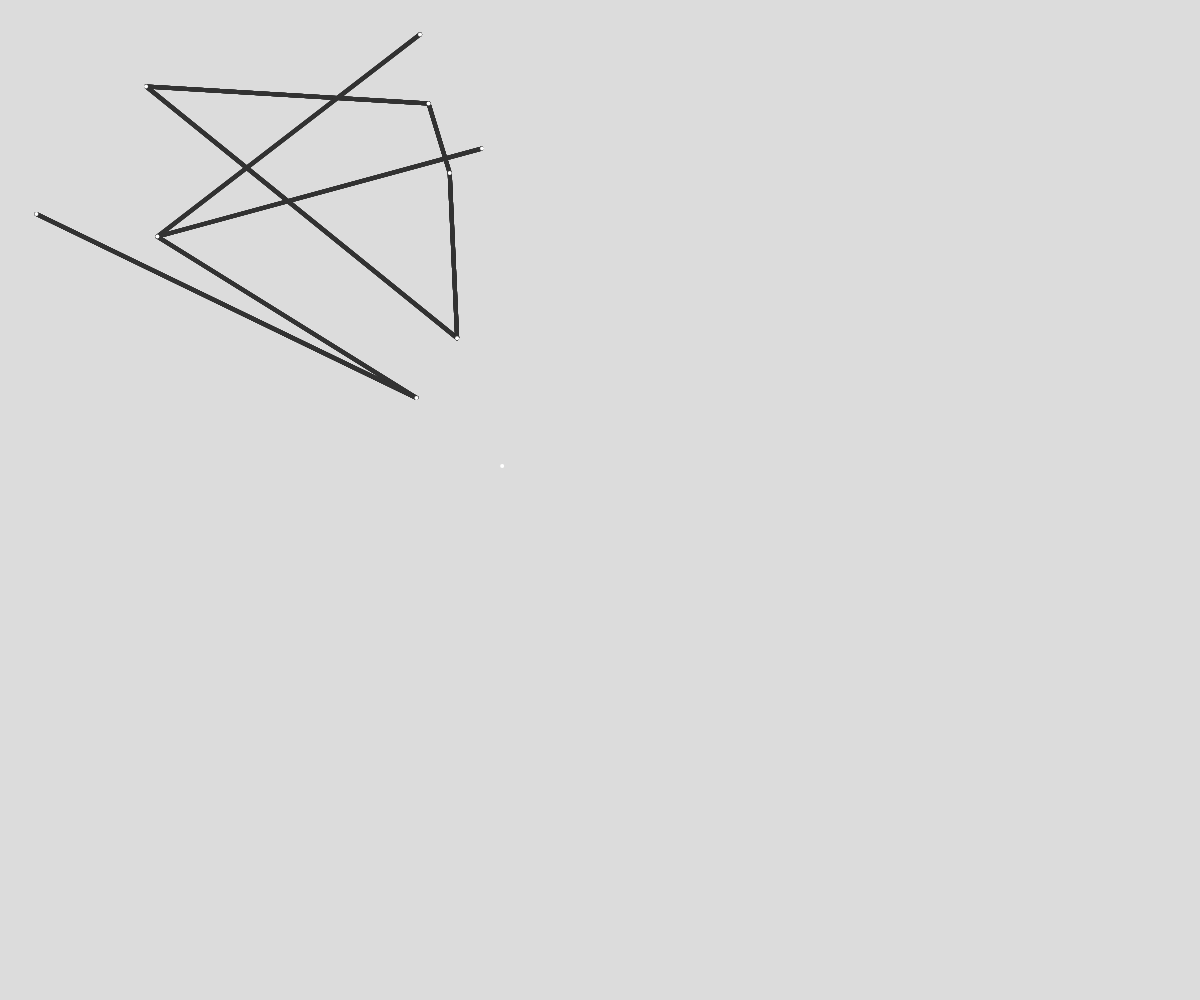
Frame 1 (no input)
Frame 60 (no input): identical to frame 1, image omitted
Frame 120 (the mouse pressed at the canvas centre since frame 60): identical to frame 1, image omitted

The p5.js sketch that drew this single still picture (run headless with seeded random() and noise() and a simulated clock; from frame 60 on, the mouse is pressed at the canvas centre):

// p5.js sketch
// ── sketch.js
let stars = []
let lines = []
let H = window.innerHeight
let W = window.innerWidth

function ccw(A, B, C) {
  // takes points
  return (C.y - A.y) * (B.x - A.x) > (B.y - A.y) * (C.x - A.x)
}

function intersect(A, B, C, D) {
  // console.log(ccw(A, C, D), ccw(B, C, D), ccw(A, B, C), ccw(A, B, D))
  return ccw(A, C, D) != ccw(B, C, D) && ccw(A, B, C) != ccw(A, B, D)
}

function setup() {
  createCanvas(W, H);

  for (let i = 0; i < 10; i++) {
    stars.push({ x: random(W / 2), y: random(H / 2) })
  }

  for (let j = 0; j < stars.length - 1; j++) {
    let randomStar = random(stars)
    lines.push({ x1: stars[j].x, y1: stars[j].y, x2: randomStar.x, y2: randomStar.y })
  }

}

function draw() {
  background(220);
  strokeWeight(4)


  for (let k = 0; k < lines.length; k++) {
    for (let l = 0; l < lines.length; l++) {
      // feed algo points from lines
      // AB segment = lines[k]
      // CD segment = lines[l]
      let [A, B, C, D] = [{ x: lines[k].x1, y: lines[k].y1 }, { x: lines[k].x2, y: lines[k].y2 }, { x: lines[l].x1, y: lines[l].y1 }, { x: lines[l].x2, y: lines[l].y2 }]

      if (intersect(A, B, C, D)) {
        // stroke(150)
        // line(lines[k].x1, lines[k].y1, lines[k].x2, lines[k].y2)
        // console.log('intersection found')
      } else {
        // console.log('no intersection found')
        stroke(50)
        line(lines[k].x1, lines[k].y1, lines[k].x2, lines[k].y2)
      }
    }
  }

  stroke(255)
  for (let k = 0; k < stars.length; k++) {
    point(stars[k].x, stars[k].y)
  }
}
